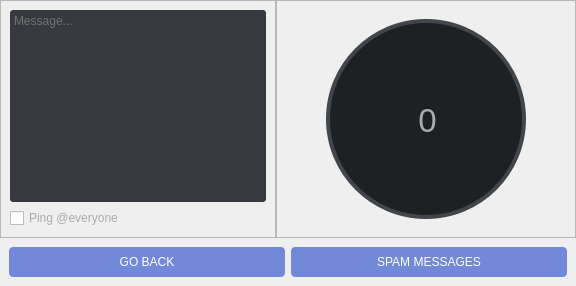
                   <widget class="QWidget" name="spamMessageOptions">
                    <layout class="QVBoxLayout" name="verticalLayout_30">
                     <property name="spacing">
                      <number>0</number>
                     </property>
                     <property name="leftMargin">
                      <number>0</number>
                     </property>
                     <property name="topMargin">
                      <number>0</number>
                     </property>
                     <property name="rightMargin">
                      <number>0</number>
                     </property>
                     <property name="bottomMargin">
                      <number>0</number>
                     </property>
                     <item>
                      <widget class="QFrame" name="frame_61">
                       <property name="sizePolicy">
                        <sizepolicy hsizetype="Preferred" vsizetype="Expanding">
                         <horstretch>0</horstretch>
                         <verstretch>0</verstretch>
                        </sizepolicy>
                       </property>
                       <property name="frameShape">
                        <enum>QFrame::NoFrame</enum>
                       </property>
                       <property name="frameShadow">
                        <enum>QFrame::Raised</enum>
                       </property>
                       <layout class="QHBoxLayout" name="horizontalLayout_76">
                        <property name="spacing">
                         <number>0</number>
                        </property>
                        <property name="leftMargin">
                         <number>0</number>
                        </property>
                        <property name="topMargin">
                         <number>0</number>
                        </property>
                        <property name="rightMargin">
                         <number>0</number>
                        </property>
                        <property name="bottomMargin">
                         <number>0</number>
                        </property>
                        <item alignment="Qt::AlignVCenter">
                         <widget class="QFrame" name="frame_63">
                          <property name="sizePolicy">
                           <sizepolicy hsizetype="Preferred" vsizetype="Expanding">
                            <horstretch>0</horstretch>
                            <verstretch>0</verstretch>
                           </sizepolicy>
                          </property>
                          <property name="maximumSize">
                           <size>
                            <width>16777215</width>
                            <height>16777215</height>
                           </size>
                          </property>
                          <property name="styleSheet">
                           <string notr="true">QTextEdit{
background:rgb(54,57,62);
color:rgb(170, 170, 170);
border:None;}</string>
                          </property>
                          <property name="frameShape">
                           <enum>QFrame::StyledPanel</enum>
                          </property>
                          <property name="frameShadow">
                           <enum>QFrame::Raised</enum>
                          </property>
                          <layout class="QVBoxLayout" name="verticalLayout_31">
                           <item>
                            <widget class="QTextEdit" name="messageEntry">
                             <property name="maximumSize">
                              <size>
                               <width>16777215</width>
                               <height>400</height>
                              </size>
                             </property>
                             <property name="styleSheet">
                              <string notr="true">border-radius:3px</string>
                             </property>
                             <property name="verticalScrollBarPolicy">
                              <enum>Qt::ScrollBarAlwaysOff</enum>
                             </property>
                             <property name="horizontalScrollBarPolicy">
                              <enum>Qt::ScrollBarAlwaysOff</enum>
                             </property>
                             <property name="placeholderText">
                              <string>Message...</string>
                             </property>
                            </widget>
                           </item>
                           <item>
                            <widget class="QCheckBox" name="ping_everyone">
                             <property name="cursor">
                              <cursorShape>PointingHandCursor</cursorShape>
                             </property>
                             <property name="styleSheet">
                              <string notr="true">color: rgb(170, 170, 170);</string>
                             </property>
                             <property name="text">
                              <string>Ping @everyone</string>
                             </property>
                            </widget>
                           </item>
                          </layout>
                         </widget>
                        </item>
                        <item>
                         <widget class="QFrame" name="frame_64">
                          <property name="sizePolicy">
                           <sizepolicy hsizetype="Preferred" vsizetype="Preferred">
                            <horstretch>0</horstretch>
                            <verstretch>0</verstretch>
                           </sizepolicy>
                          </property>
                          <property name="minimumSize">
                           <size>
                            <width>300</width>
                            <height>0</height>
                           </size>
                          </property>
                          <property name="frameShape">
                           <enum>QFrame::StyledPanel</enum>
                          </property>
                          <property name="frameShadow">
                           <enum>QFrame::Raised</enum>
                          </property>
                          <layout class="QHBoxLayout" name="horizontalLayout_80">
                           <item>
                            <widget class="QFrame" name="spam_messages_progresss_bar">
                             <property name="sizePolicy">
                              <sizepolicy hsizetype="Fixed" vsizetype="Fixed">
                               <horstretch>0</horstretch>
                               <verstretch>0</verstretch>
                              </sizepolicy>
                             </property>
                             <property name="minimumSize">
                              <size>
                               <width>200</width>
                               <height>200</height>
                              </size>
                             </property>
                             <property name="styleSheet">
                              <string notr="true">background:rgb(66,69,73);
border-radius:100px</string>
                             </property>
                             <property name="frameShape">
                              <enum>QFrame::NoFrame</enum>
                             </property>
                             <property name="frameShadow">
                              <enum>QFrame::Raised</enum>
                             </property>
                             <layout class="QHBoxLayout" name="horizontalLayout_78">
                              <property name="spacing">
                               <number>0</number>
                              </property>
                              <property name="leftMargin">
                               <number>0</number>
                              </property>
                              <property name="topMargin">
                               <number>0</number>
                              </property>
                              <property name="rightMargin">
                               <number>0</number>
                              </property>
                              <property name="bottomMargin">
                               <number>0</number>
                              </property>
                              <item alignment="Qt::AlignHCenter">
                               <widget class="QFrame" name="spamMessagesProgress">
                                <property name="sizePolicy">
                                 <sizepolicy hsizetype="Minimum" vsizetype="Minimum">
                                  <horstretch>0</horstretch>
                                  <verstretch>0</verstretch>
                                 </sizepolicy>
                                </property>
                                <property name="minimumSize">
                                 <size>
                                  <width>200</width>
                                  <height>200</height>
                                 </size>
                                </property>
                                <property name="styleSheet">
                                 <string notr="true">border-radius:100px;
background:qconicalgradient(cx:0.5, cy:0.5, angle:90, stop:0.999 rgba(0, 0, 0, 0), stop:1.000 rgba(0, 184, 163,255))
</string>
                                </property>
                                <property name="frameShape">
                                 <enum>QFrame::NoFrame</enum>
                                </property>
                                <property name="frameShadow">
                                 <enum>QFrame::Raised</enum>
                                </property>
                                <layout class="QHBoxLayout" name="horizontalLayout_79">
                                 <property name="spacing">
                                  <number>0</number>
                                 </property>
                                 <property name="leftMargin">
                                  <number>0</number>
                                 </property>
                                 <property name="topMargin">
                                  <number>0</number>
                                 </property>
                                 <property name="rightMargin">
                                  <number>0</number>
                                 </property>
                                 <property name="bottomMargin">
                                  <number>0</number>
                                 </property>
                                 <item>
                                  <widget class="QFrame" name="spamMessagesProgressCap">
                                   <property name="sizePolicy">
                                    <sizepolicy hsizetype="Fixed" vsizetype="Fixed">
                                     <horstretch>0</horstretch>
                                     <verstretch>0</verstretch>
                                    </sizepolicy>
                                   </property>
                                   <property name="minimumSize">
                                    <size>
                                     <width>192</width>
                                     <height>192</height>
                                    </size>
                                   </property>
                                   <property name="styleSheet">
                                    <string notr="true">background:rgb(30,33,36);
border-radius:96px</string>
                                   </property>
                                   <property name="frameShape">
                                    <enum>QFrame::NoFrame</enum>
                                   </property>
                                   <property name="frameShadow">
                                    <enum>QFrame::Raised</enum>
                                   </property>
                                   <widget class="QLabel" name="spam_message_percent_label">
                                    <property name="geometry">
                                     <rect>
                                      <x>40</x>
                                      <y>68</y>
                                      <width>115</width>
                                      <height>59</height>
                                     </rect>
                                    </property>
                                    <property name="font">
                                     <font>
                                      <pointsize>25</pointsize>
                                     </font>
                                    </property>
                                    <property name="styleSheet">
                                     <string notr="true">color:rgb(170, 170, 170)</string>
                                    </property>
                                    <property name="text">
                                     <string>0</string>
                                    </property>
                                    <property name="alignment">
                                     <set>Qt::AlignCenter</set>
                                    </property>
                                   </widget>
                                  </widget>
                                 </item>
                                </layout>
                               </widget>
                              </item>
                             </layout>
                            </widget>
                           </item>
                          </layout>
                         </widget>
                        </item>
                       </layout>
                      </widget>
                     </item>
                     <item>
                      <widget class="QFrame" name="frame_62">
                       <property name="styleSheet">
                        <string notr="true">QPushButton{
background:rgb(114,137,218);
color:white;
border-radius:4px}
QPushButton:hover{
background:rgb(131, 160, 252);
}</string>
                       </property>
                       <property name="frameShape">
                        <enum>QFrame::NoFrame</enum>
                       </property>
                       <property name="frameShadow">
                        <enum>QFrame::Raised</enum>
                       </property>
                       <layout class="QHBoxLayout" name="horizontalLayout_77">
                        <item>
                         <widget class="QPushButton" name="go_back_button_msg">
                          <property name="minimumSize">
                           <size>
                            <width>0</width>
                            <height>30</height>
                           </size>
                          </property>
                          <property name="cursor">
                           <cursorShape>PointingHandCursor</cursorShape>
                          </property>
                          <property name="text">
                           <string>GO BACK</string>
                          </property>
                         </widget>
                        </item>
                        <item>
                         <widget class="QPushButton" name="spamMessageButton">
                          <property name="minimumSize">
                           <size>
                            <width>0</width>
                            <height>30</height>
                           </size>
                          </property>
                          <property name="cursor">
                           <cursorShape>PointingHandCursor</cursorShape>
                          </property>
                          <property name="text">
                           <string>SPAM MESSAGES</string>
                          </property>
                         </widget>
                        </item>
                       </layout>
                      </widget>
                     </item>
                    </layout>
                   </widget>
